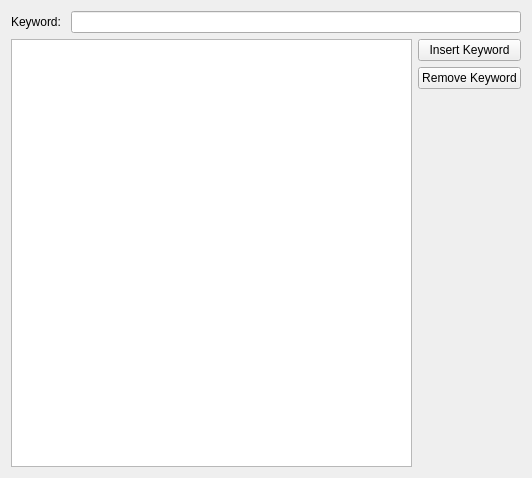
<?xml version="1.0" encoding="UTF-8"?>
<ui version="4.0">
 <class>KeywordsPageForm</class>
 <widget class="QWidget" name="KeywordsPageForm">
  <property name="geometry">
   <rect>
    <x>0</x>
    <y>0</y>
    <width>532</width>
    <height>478</height>
   </rect>
  </property>
  <property name="windowTitle">
   <string>Form</string>
  </property>
  <layout class="QVBoxLayout" name="verticalLayout_2">
   <item>
    <layout class="QHBoxLayout" name="horizontalLayout">
     <item>
      <widget class="QLabel" name="keywordLabel">
       <property name="text">
        <string>Keyword: </string>
       </property>
      </widget>
     </item>
     <item>
      <widget class="QLineEdit" name="keywordLineEdit"/>
     </item>
    </layout>
   </item>
   <item>
    <layout class="QHBoxLayout" name="horizontalLayout_2">
     <item>
      <widget class="QListWidget" name="listWidget"/>
     </item>
     <item>
      <layout class="QVBoxLayout" name="verticalLayout">
       <item>
        <widget class="QPushButton" name="insertKeywordButton">
         <property name="text">
          <string>Insert Keyword</string>
         </property>
        </widget>
       </item>
       <item>
        <widget class="QPushButton" name="removeKeywordButton">
         <property name="text">
          <string>Remove Keyword</string>
         </property>
        </widget>
       </item>
       <item>
        <spacer name="verticalSpacer">
         <property name="orientation">
          <enum>Qt::Vertical</enum>
         </property>
         <property name="sizeHint" stdset="0">
          <size>
           <width>20</width>
           <height>40</height>
          </size>
         </property>
        </spacer>
       </item>
      </layout>
     </item>
    </layout>
   </item>
  </layout>
 </widget>
 <resources/>
 <connections/>
</ui>
